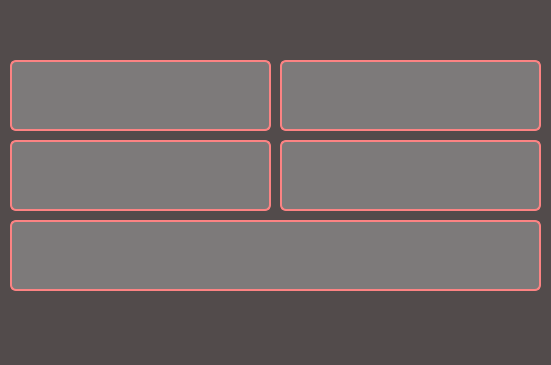
<?xml version="1.0" encoding="UTF-8"?>
<ui version="4.0">
 <class>MainWindow</class>
 <widget class="QMainWindow" name="MainWindow">
  <property name="geometry">
   <rect>
    <x>0</x>
    <y>0</y>
    <width>551</width>
    <height>365</height>
   </rect>
  </property>
  <property name="windowTitle">
   <string>MainWindow</string>
  </property>
  <property name="styleSheet">
   <string notr="true">background-color: #524b4b;</string>
  </property>
  <widget class="QWidget" name="centralwidget">
   <widget class="QLabel" name="label">
    <property name="geometry">
     <rect>
      <x>10</x>
      <y>0</y>
      <width>531</width>
      <height>31</height>
     </rect>
    </property>
    <property name="font">
     <font>
      <pointsize>18</pointsize>
     </font>
    </property>
    <property name="layoutDirection">
     <enum>Qt::LeftToRight</enum>
    </property>
    <property name="styleSheet">
     <string notr="true">color: white;</string>
    </property>
    <property name="text">
     <string/>
    </property>
    <property name="alignment">
     <set>Qt::AlignCenter</set>
    </property>
   </widget>
   <widget class="QPushButton" name="pushButton">
    <property name="geometry">
     <rect>
      <x>10</x>
      <y>60</y>
      <width>261</width>
      <height>71</height>
     </rect>
    </property>
    <property name="font">
     <font>
      <pointsize>14</pointsize>
     </font>
    </property>
    <property name="styleSheet">
     <string notr="true">QPushButton{
	border-radius: 6px;
	background-color: #7d7a7a;
	border: 2px solid #fc8383;
	color: white;
}

QPushButton::hover{
	border-radius: 6px;
	background-color: #fc8383;
	color: black;
}

QPushButton::pressed{
	border-radius: 6px;
	background-color: #ff4545;
	color: black;
}
</string>
    </property>
    <property name="text">
     <string/>
    </property>
   </widget>
   <widget class="QPushButton" name="pushButton_2">
    <property name="geometry">
     <rect>
      <x>280</x>
      <y>60</y>
      <width>261</width>
      <height>71</height>
     </rect>
    </property>
    <property name="font">
     <font>
      <pointsize>14</pointsize>
     </font>
    </property>
    <property name="styleSheet">
     <string notr="true">QPushButton{
	border-radius: 6px;
	background-color: #7d7a7a;
	border: 2px solid #fc8383;
	color: white;
}

QPushButton::hover{
	border-radius: 6px;
	background-color: #fc8383;
	color: black;
}

QPushButton::pressed{
	border-radius: 6px;
	background-color: #ff4545;
	color: black;
}
</string>
    </property>
    <property name="text">
     <string/>
    </property>
   </widget>
   <widget class="QPushButton" name="pushButton_3">
    <property name="geometry">
     <rect>
      <x>280</x>
      <y>140</y>
      <width>261</width>
      <height>71</height>
     </rect>
    </property>
    <property name="font">
     <font>
      <pointsize>14</pointsize>
     </font>
    </property>
    <property name="styleSheet">
     <string notr="true">QPushButton{
	border-radius: 6px;
	background-color: #7d7a7a;
	border: 2px solid #fc8383;
	color: white;
}

QPushButton::hover{
	border-radius: 6px;
	background-color: #fc8383;
	color: black;
}

QPushButton::pressed{
	border-radius: 6px;
	background-color: #ff4545;
	color: black;
}
</string>
    </property>
    <property name="text">
     <string/>
    </property>
   </widget>
   <widget class="QPushButton" name="pushButton_4">
    <property name="geometry">
     <rect>
      <x>10</x>
      <y>140</y>
      <width>261</width>
      <height>71</height>
     </rect>
    </property>
    <property name="font">
     <font>
      <pointsize>14</pointsize>
     </font>
    </property>
    <property name="styleSheet">
     <string notr="true">QPushButton{
	border-radius: 6px;
	background-color: #7d7a7a;
	border: 2px solid #fc8383;
	color: white;
}

QPushButton::hover{
	border-radius: 6px;
	background-color: #fc8383;
	color: black;
}

QPushButton::pressed{
	border-radius: 6px;
	background-color: #ff4545;
	color: black;
}
</string>
    </property>
    <property name="text">
     <string/>
    </property>
   </widget>
   <widget class="QPushButton" name="pushButton_5">
    <property name="geometry">
     <rect>
      <x>10</x>
      <y>220</y>
      <width>531</width>
      <height>71</height>
     </rect>
    </property>
    <property name="font">
     <font>
      <pointsize>14</pointsize>
     </font>
    </property>
    <property name="styleSheet">
     <string notr="true">QPushButton{
	border-radius: 6px;
	background-color: #7d7a7a;
	border: 2px solid #fc8383;
	color: white;
}

QPushButton::hover{
	border-radius: 6px;
	background-color: #fc8383;
	color: black;
}

QPushButton::pressed{
	border-radius: 6px;
	background-color: #ff4545;
	color: black;
}
</string>
    </property>
    <property name="text">
     <string/>
    </property>
   </widget>
  </widget>
  <widget class="QMenuBar" name="menubar">
   <property name="geometry">
    <rect>
     <x>0</x>
     <y>0</y>
     <width>551</width>
     <height>26</height>
    </rect>
   </property>
  </widget>
  <widget class="QStatusBar" name="statusbar"/>
 </widget>
 <resources/>
 <connections/>
</ui>
